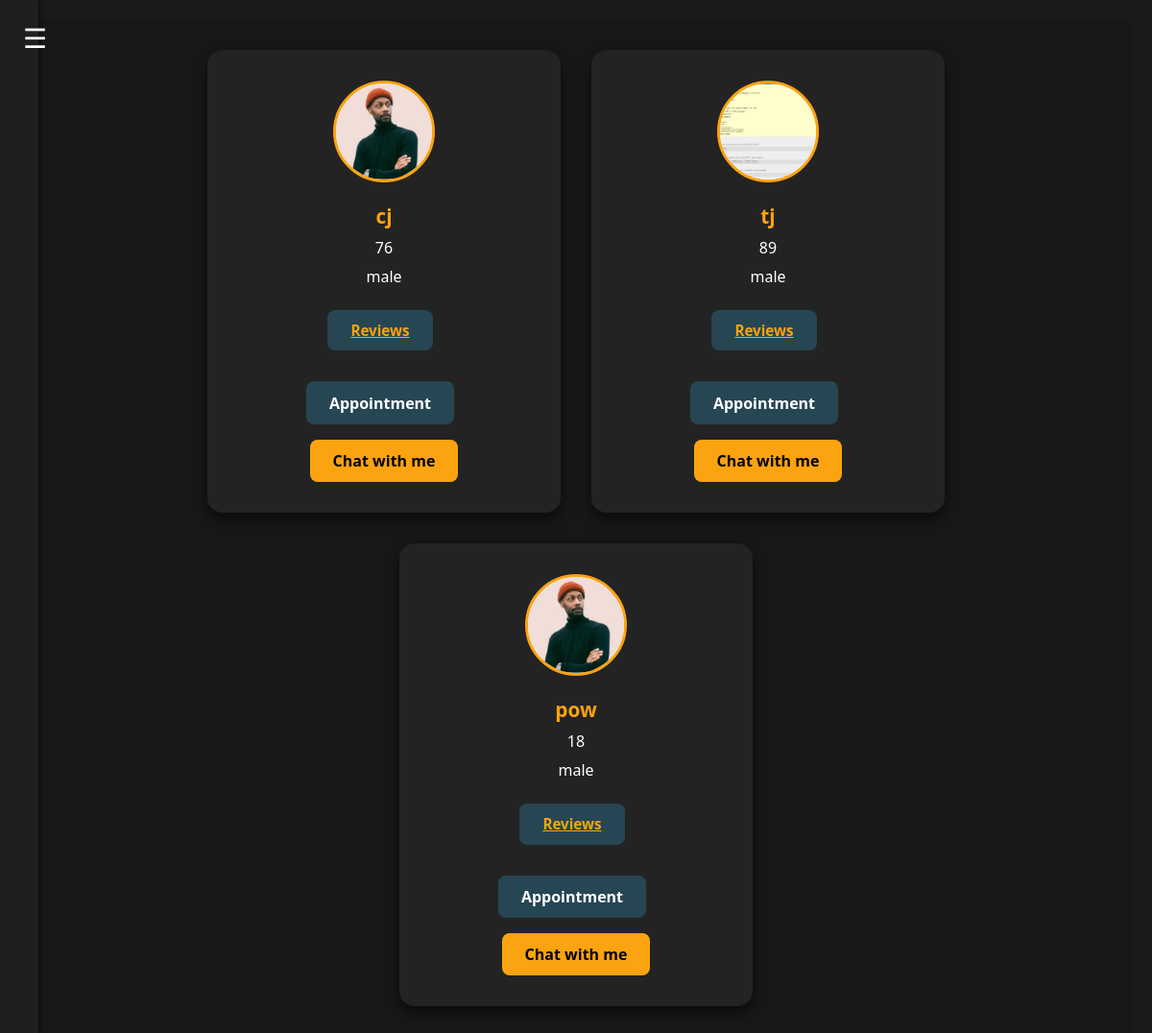
The app's page /trainer_assign/ (signed in), older data.
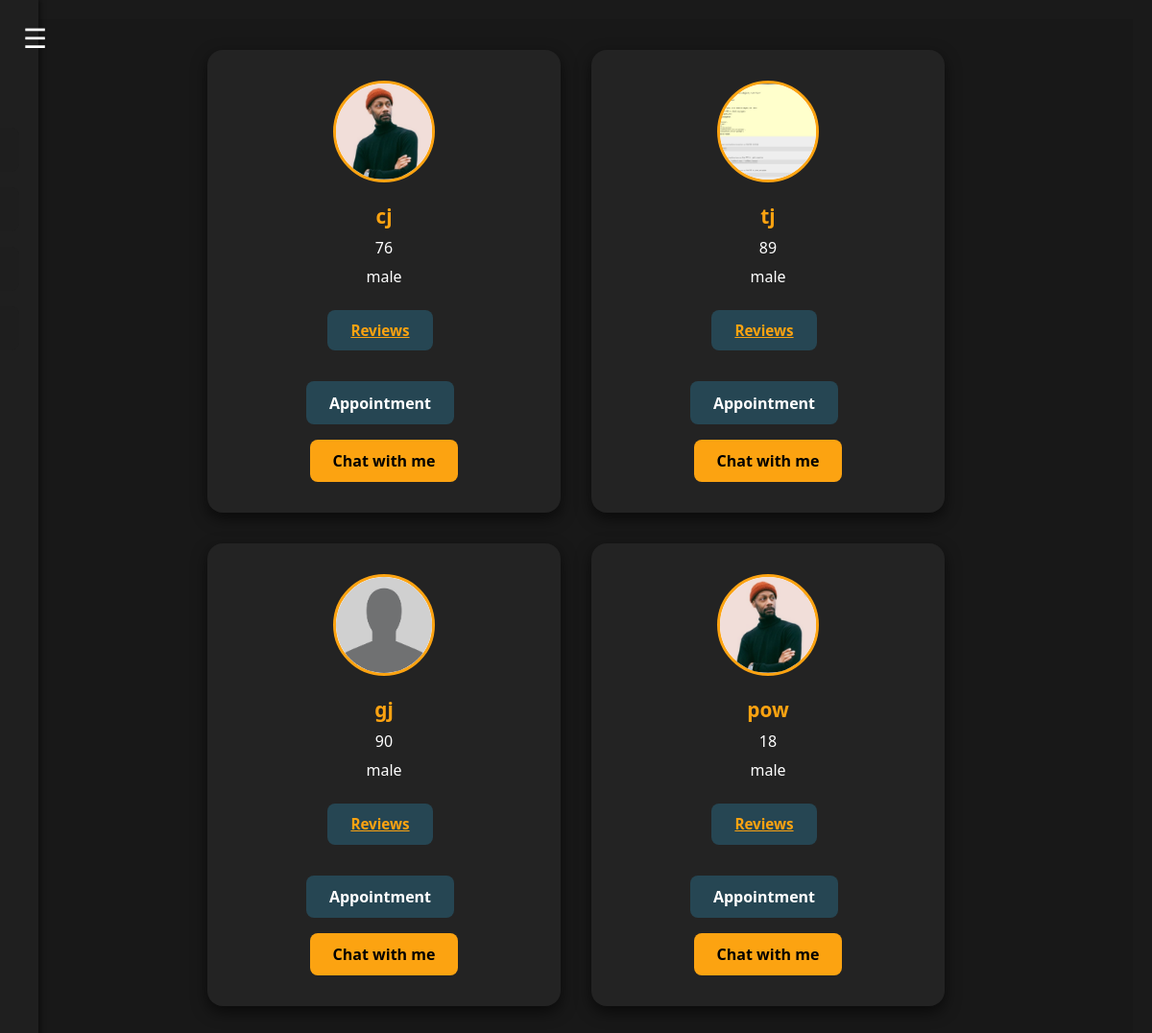
The same page, newer data.
### accounts/models.py (models this page shows, shortened)
class Profile(models.Model):
    user = models.OneToOneField(User, on_delete=models.CASCADE)
    role = models.CharField(max_length=10, choices=[
        ('user', 'User'),
        ('trainer', 'Trainer'),
        ('admin', 'Admin')
    ])
    username = models.CharField(max_length=200,null=True)
    first_name = models.CharField(max_length=200,null=True)
    last_name = models.CharField(max_length=200,null=True)
    age = models.IntegerField(max_length=3,null=True)
    gender = models.CharField(max_length=10, null=True,choices=[
        ('male', 'Male'),
        ('female', 'Female'),
    ])
    phone_number = models.IntegerField(max_length=15,null=True)
    whatsapp_number = models.IntegerField(max_length=15,null=True)
    email = models.CharField(max_length=200,null=True)
    address = models.CharField(max_length=200,null=True)
    profile_pic = models.ImageField(default="default.png",null=True,blank=True)

### accounts/views.py (the view)
# urls.py: path('trainer_assign/',views.trainer_assign,name='trainer_assign'),
@login_required(login_url='login')
def trainer_assign(request):
    trainers = Profile.objects.filter(role = 'trainer')
    context = {
        'trainers':trainers
    }
    return render(request,'accounts/trainer_assign.html',context)

### accounts/templates/accounts/trainer_assign.html (shortened to what this page needs)
{% extends "accounts/base_user.html" %}
{% load static %}
{% block extra_css %}
<link rel="stylesheet" href="{% static 'css/trainer_assign.css' %}">
{% endblock %}
{% block content %}
<div class="trainer_assign-container">
    {% for trainer in trainers %}
        <div class="trainer-info">
            <div class="trainer-profilepic">
                {%if trainer.profile_pic%}
                    <img src="{{ trainer.profile_pic.url }}" alt="Profile Picture">
                {%else%}
                    <img src="{%static 'images/default.png'%}" alt="Profile Picture">
                {%endif%}
            </div>
            <div class="trainer-profilename">{{ trainer.username }}</div>
            <div class="age">{{ trainer.age }}</div>
            <div class="gender">{{ trainer.gender }}</div>
            <div class="reviews">
                <a href="{% url 'reviews_page' trainer.username %}" class="btn review-btn">Reviews</a>
            </div>
            <div class="appointment">
                <a href="{% url 'appointment' trainer.username %}" class="btn review-btn">Appointment</a>
            </div>
            <div class="assign">
                <a href="{% url 'start-chat' username=trainer.username %}" class="btn chat-btn">Chat with me</a>
            </div>
        </div>
    {% endfor %}
</div>
{% endblock %}

Row changes from the older to the newer data that the page shows:
now on this page (row edited): Profile: username "gj", age "90", gender "male"
